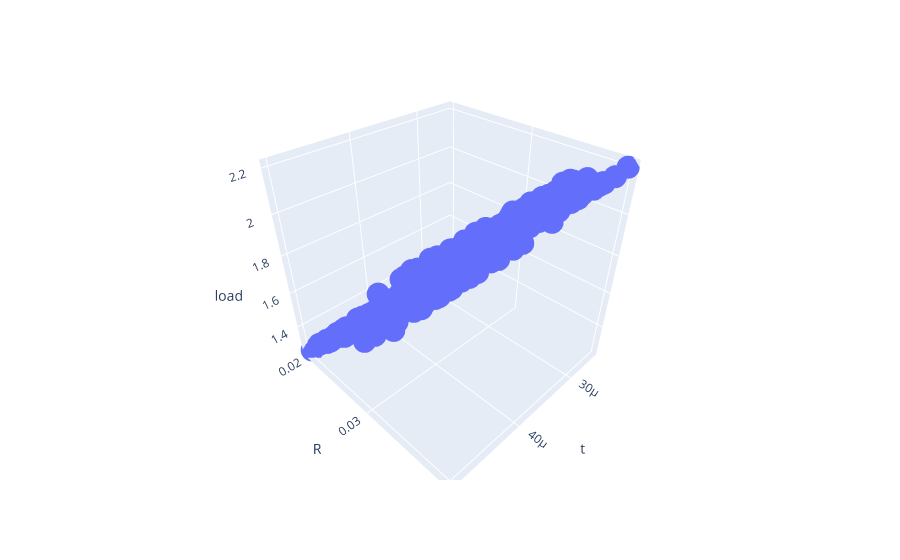

Notebook cell for this chart:
### Code cell
px.scatter_3d(df_wrinkle, x="t", y="R", z="load")

### Figure 1 — Plotly figure (JSON) as saved in the notebook; plotly's stock layout.template omitted (floating-point values rounded to 4 significant figures; data arrays with more than 128 entries replaced by an {"elided": "..."} marker saying what was removed)
{"data": [{"hovertemplate": "t=%{x}<br>R=%{y}<br>load=%{z}<extra></extra>", "legendgroup": "", "marker": {"color": "#636efa", "symbol": "circle"}, "mode": "markers", "name": "", "scene": "scene", "showlegend": false, "type": "scatter3d", "x": {"elided": "400 float values"}, "y": {"elided": "400 float values"}, "z": {"elided": "400 float values"}}], "layout": {"legend": {"tracegroupgap": 0}, "margin": {"t": 60}, "scene": {"domain": {"x": [0, 1], "y": [0, 1]}, "xaxis": {"title": {"text": "t"}}, "yaxis": {"title": {"text": "R"}}, "zaxis": {"title": {"text": "load"}}}}}
